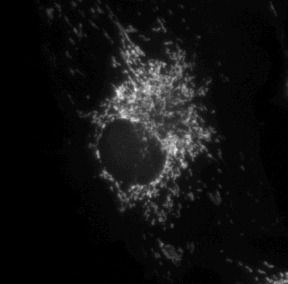
#> input picture testImages/Mito_Cropped.tif, 288 x 284 px; the run also reads 1 picture not shown here
$ python cross_correlate_mito.py
#> lines starting #> are read from the running program, lines starting #| are printed output that depends on the picture
"""Cross-correlate the mitochondria image with the template (NO normalization).

Cross-correlation slides the small template over every position of the big
image.  At each position it multiplies every template pixel with the image
pixel underneath it and adds up all those products.  The sum is one number,
the "correlation value" for that position.  A high value is supposed to
mean "the image looks like the template here".

Run this script from the top folder of the workshop repository with:

    uv run Session3_Filters/cross_correlate_mito.py

Close the Napari window to end the script.
"""

from pathlib import Path

import napari
import numpy as np
from scipy import signal
from skimage import io

REPO = Path(__file__).resolve().parent.parent
MITO_FILE = REPO / "testImages" / "Mito_Cropped.tif"
TEMPLATE_FILE = REPO / "testImages" / "Mito_template.tif"
RESULT_FILE = Path(__file__).resolve().parent / "results" / "mito_xcorr_raw.tif"

# Read both images.  We turn the pixel numbers into decimal numbers
# ("float64") so that the large sums of products cannot overflow.
mito = io.imread(MITO_FILE).astype(np.float64)
#> mito: shape (284, 288) float64; min 256, max 9222, mean 1001.7
template = io.imread(TEMPLATE_FILE).astype(np.float64)
th, tw = template.shape
#> th = 19; tw = 19

# --- 1. Raw cross-correlation ---------------------------------------------
# mode="valid" only uses positions where the template fits completely inside
# the image.  The result is then (284 - 19 + 1) x (288 - 19 + 1) pixels, and
# the value at (row, col) belongs to the template placed with its TOP-LEFT
# corner at (row, col) of the mitochondria image.
xcorr = signal.correlate(mito, template, mode="valid", method="fft")
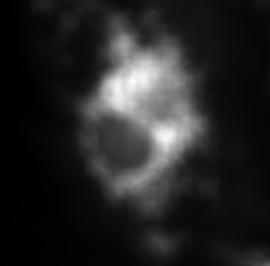
#> xcorr: shape (266, 270) float64; min 140297532, max 2.08e+09, mean 423651840.8; drawn with min black and max white

# Where is the highest value?  argmax finds it in the flattened array;
# unravel_index turns that back into (row, column).
peak_row, peak_col = np.unravel_index(np.argmax(xcorr), xcorr.shape)
#> peak_row = 81; peak_col = 132
print(f"Correlation result size: {xcorr.shape}")
#| Correlation result size: (266, 270)
print(f"Highest correlation value: {xcorr.max():.4g} "
      f"at top-left (row {peak_row}, col {peak_col})")
#| Highest correlation value: 2.077e+09 at top-left (row 81, col 132)

# --- 2. Where was the template really cut from? ---------------------------
# The template was cut out of this image, so somewhere there is a 19 x 19
# patch that is IDENTICAL to it.  We find it by checking, for every
# position, the summed squared difference between patch and template.
# A perfect copy gives exactly 0.
patches = np.lib.stride_tricks.sliding_window_view(mito, (th, tw))
ssd = ((patches - template) ** 2).sum(axis=(2, 3))
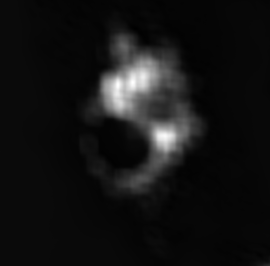
#> ssd: shape (266, 270) float64; min 0, max 6.43e+09, mean 505146545.8; drawn with min black and max white
true_row, true_col = np.unravel_index(np.argmin(ssd), ssd.shape)
#> true_row = 28; true_col = 135
print(f"Template was cut from top-left (row {true_row}, col {true_col}) "
      f"(difference there: {ssd.min():.0f}; 0 means a perfect copy)")
#| Template was cut from top-left (row 28, col 135) (difference there: 0; 0 means a perfect copy)
print(f"Correlation value at the true location: "
      f"{xcorr[true_row, true_col]:.4g}")
#| Correlation value at the true location: 5.129e+08

if (peak_row, peak_col) == (true_row, true_col):
    print("-> The highest correlation IS at the true template location.")
else:
    distance = np.hypot(peak_row - true_row, peak_col - true_col)
#> distance = 53.08
    print(f"-> The highest correlation is NOT at the true location "
          f"({distance:.1f} pixels away).")
#| -> The highest correlation is NOT at the true location (53.1 pixels away).

# --- 3. Save the result ----------------------------------------------------
RESULT_FILE.parent.mkdir(exist_ok=True)
io.imsave(RESULT_FILE, xcorr.astype(np.float32), check_contrast=False)
print(f"Saved correlation image to {RESULT_FILE}")

# --- 4. Show everything in Napari -----------------------------------------
viewer = napari.Viewer()
viewer.add_image(mito, name="mitochondria", colormap="gray")
# Shift the correlation image by half a template so each value sits over
# the CENTER of the template position it describes - then it lines up with
# the mitochondria image underneath.
viewer.add_image(xcorr, name="cross-correlation (raw)", colormap="magma",
                 translate=(th // 2, tw // 2), opacity=0.7)
# Mark the two locations (centers of the template positions).
viewer.add_points([[peak_row + th // 2, peak_col + tw // 2]],
                  name="highest correlation", face_color="red",
                  symbol="cross", size=8)
viewer.add_points([[true_row + th // 2, true_col + tw // 2]],
                  name="true template location", face_color="cyan",
                  symbol="disc", size=8)
viewer.add_shapes([[[true_row, true_col], [true_row + th, true_col + tw]]],
                  shape_type="rectangle", edge_color="cyan",
                  face_color="transparent", edge_width=1,
                  name="true template box")
napari.run()
